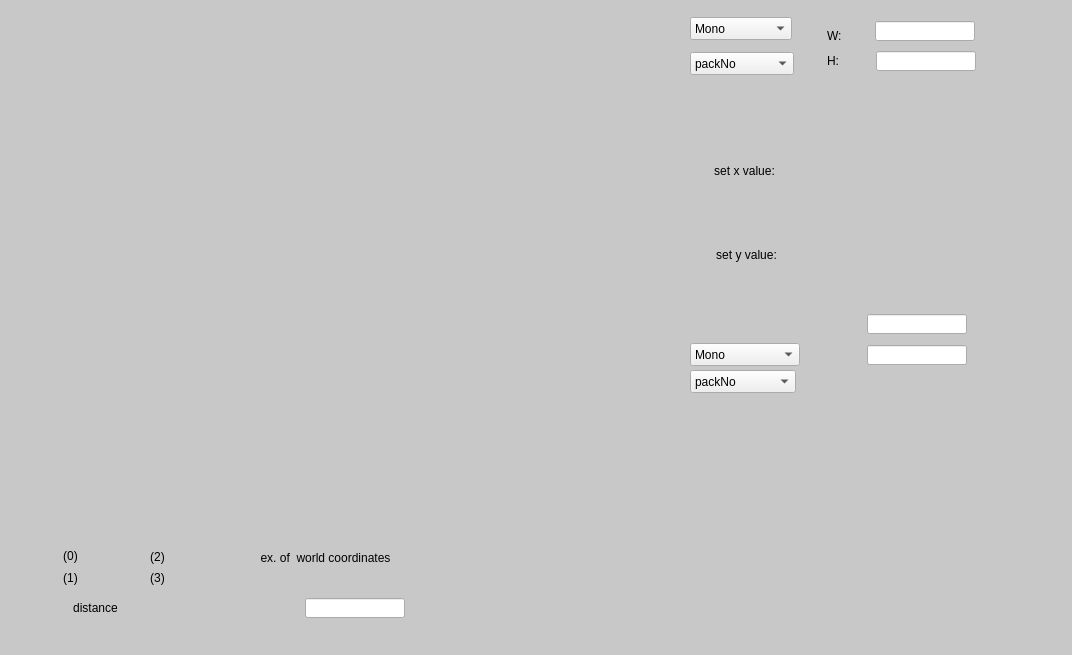
<?xml version="1.0" encoding="UTF-8"?>
<ui version="4.0">
 <class>MainWindow</class>
 <widget class="QMainWindow" name="MainWindow">
  <property name="geometry">
   <rect>
    <x>0</x>
    <y>0</y>
    <width>1072</width>
    <height>655</height>
   </rect>
  </property>
  <property name="styleSheet">
   <string>

QWidget#centralWidget {background: rgb(200, 200, 200);}

caTable {
        
       background: cornsilk;
       alternate-background-color: wheat;
}

caLineEdit {
     border-radius: 1px;
     background: lightyellow;
     color: black;
 }

caTextEntry {
    color: rgb(127, 0, 63);
    background-color: cornsilk;
    selection-color: #0a214c;
    selection-background-color: wheat;
    border: 1px groove black;
    border-radius: 1px;
    padding: 1px;
}

caTextEntry:focus {
    padding: 0px;
    border: 2px groove darkred;
    border-radius: 1px;
}

 
QPushButton {
      border-color: #00b;
      border-radius: 2px;
      padding: 3px;
      border-width: 1px;

	background: qlineargradient(spread:pad, x1:0, y1:0, x2:0, y2:1,
						   stop:0   rgba(224, 239, 255, 255),
						   stop:0.5 rgba(199, 215, 230, 255),
						   stop:1   rgba(184, 214, 236, 255));
}
QPushButton:hover {
	background: qlineargradient(spread:pad, x1:0, y1:0, x2:0, y2:1,
						stop:0   rgba(201, 226, 255, 255),
						stop:0.5 rgba(177, 204, 230, 255),
						stop:1   rgba(163, 205, 236, 255));
}
QPushButton:pressed {
	background: qlineargradient(spread:pad, x1:0, y1:0, x2:0, y2:1,
						stop:0   rgba(174, 219, 255, 255),
						stop:0.5 rgba(165, 199, 230, 255),
						stop:1   rgba(134, 188, 236, 255));
}

QPushButton:disabled {
	background: qlineargradient(spread:pad, x1:0, y1:0, x2:0, y2:1,
						stop:0   rgba(174, 219, 255, 255),
						stop:0.5 rgba(165, 199, 230, 255),
						stop:1   rgba(134, 188, 236, 255));
}

caChoice {
      background: qlineargradient(x1: 0, y1: 0, x2: 0, y2: 1,
                                  stop: 0 #E1E1E1, stop: 0.4 #DDDDDD,
                                  stop: 0.5 #D8D8D8, stop: 1.0 #D3D3D3);
}

  

caSlider::groove:horizontal {
border: 1px solid #bbb;
background: lightgrey;
height: 20px;
border-radius: 4px;
}

caSlider::handle:horizontal {
background: red;
border: 1px solid #777;
width: 13px;
margin-top: -2px;
margin-bottom: -2px;
border-radius: 2px;
}



</string>
  </property>
  <widget class="QWidget" name="centralWidget">
   <widget class="caFrame" name="caFrame_35">
    <property name="geometry">
     <rect>
      <x>1428</x>
      <y>785</y>
      <width>122</width>
      <height>62</height>
     </rect>
    </property>
   </widget>
   <widget class="caFrame" name="caframe">
    <property name="geometry">
     <rect>
      <x>8</x>
      <y>13</y>
      <width>676</width>
      <height>619</height>
     </rect>
    </property>
    <property name="backgroundMode">
     <enum>caFrame::Filled</enum>
    </property>
    <widget class="caCamera" name="cacamera">
     <property name="geometry">
      <rect>
       <x>24</x>
       <y>14</y>
       <width>652</width>
       <height>490</height>
      </rect>
     </property>
     <property name="channelData" stdset="0">
      <string notr="true">MTEST-CAQTDM-CAMERA:FPICTURE</string>
     </property>
     <property name="channelWidth" stdset="0">
      <string notr="true">MTEST-CAQTDM-CAMERA:WIDTH</string>
     </property>
     <property name="channelHeight" stdset="0">
      <string notr="true">MTEST-CAQTDM-CAMERA:HEIGHT</string>
     </property>
     <property name="simpleZoomedView" stdset="0">
      <bool>false</bool>
     </property>
     <property name="Zoom" stdset="0">
      <enum>caCamera::Yes</enum>
     </property>
     <property name="automaticLevels" stdset="0">
      <bool>true</bool>
     </property>
     <property name="minLevel">
      <string notr="true">800</string>
     </property>
     <property name="maxLevel">
      <string notr="true">4500</string>
     </property>
     <property name="colorMode" stdset="0">
      <enum>caCamera::RGB1_CA</enum>
     </property>
     <property name="packMode" stdset="0">
      <enum>caCamera::MSB12Bit</enum>
     </property>
     <property name="showComboBoxes">
      <bool>true</bool>
     </property>
     <property name="ColorMap" stdset="0">
      <enum>caCamera::as_is</enum>
     </property>
     <property name="ROI_readChannels" stdset="0">
      <string>FIGX;FIGY;FIGW;FIGH</string>
     </property>
     <property name="ROI_readmarkerType" stdset="0">
      <enum>caCamera::box_crosshairs</enum>
     </property>
     <property name="ROI_readType" stdset="0">
      <enum>caCamera::xy_only</enum>
     </property>
     <property name="ROI_writeChannels" stdset="0">
      <string notr="true">FIGX;FIGY;FIGW;FIGH;</string>
     </property>
     <property name="ROI_writemarkerType" stdset="0">
      <enum>caCamera::box_crosshairs</enum>
     </property>
     <property name="ROI_writeType" stdset="0">
      <enum>caCamera::xy_only</enum>
     </property>
    </widget>
    <widget class="caCalc" name="cacalc_10">
     <property name="geometry">
      <rect>
       <x>87</x>
       <y>555</y>
       <width>41</width>
       <height>16</height>
      </rect>
     </property>
     <property name="variable">
      <string notr="true">FIGY</string>
     </property>
    </widget>
    <widget class="caLineEdit" name="calineedit_24">
     <property name="geometry">
      <rect>
       <x>297</x>
       <y>585</y>
       <width>100</width>
       <height>20</height>
      </rect>
     </property>
     <property name="channel" stdset="0">
      <string notr="true">ACM:MOTOR</string>
     </property>
    </widget>
    <widget class="caLabel" name="calabel_28">
     <property name="geometry">
      <rect>
       <x>47</x>
       <y>533</y>
       <width>31</width>
       <height>20</height>
      </rect>
     </property>
     <property name="text">
      <string>(0)</string>
     </property>
     <property name="alignment">
      <set>Qt::AlignCenter</set>
     </property>
     <property name="background">
      <color alpha="0">
       <red>160</red>
       <green>160</green>
       <blue>164</blue>
      </color>
     </property>
    </widget>
    <widget class="caChoice" name="cachoice_14">
     <property name="geometry">
      <rect>
       <x>456</x>
       <y>539</y>
       <width>62</width>
       <height>68</height>
      </rect>
     </property>
     <property name="channel" stdset="0">
      <string notr="true">MTEST-CAQTDM-CAMERA:CAMERA</string>
     </property>
     <property name="background">
      <color>
       <red>176</red>
       <green>176</green>
       <blue>176</blue>
      </color>
     </property>
     <property name="alignment">
      <enum>caChoice::center</enum>
     </property>
     <property name="colorMode">
      <enum>caChoice::Static</enum>
     </property>
     <property name="stackingMode" stdset="0">
      <enum>caChoice::Row</enum>
     </property>
     <property name="endBit">
      <number>1</number>
     </property>
    </widget>
    <widget class="caCalc" name="cacalc_11">
     <property name="geometry">
      <rect>
       <x>167</x>
       <y>535</y>
       <width>41</width>
       <height>16</height>
      </rect>
     </property>
     <property name="variable">
      <string notr="true">FIGW</string>
     </property>
    </widget>
    <widget class="caLabel" name="calabel_33">
     <property name="geometry">
      <rect>
       <x>57</x>
       <y>585</y>
       <width>61</width>
       <height>20</height>
      </rect>
     </property>
     <property name="text">
      <string>distance</string>
     </property>
     <property name="alignment">
      <set>Qt::AlignCenter</set>
     </property>
     <property name="background">
      <color alpha="0">
       <red>160</red>
       <green>160</green>
       <blue>164</blue>
      </color>
     </property>
    </widget>
    <widget class="caCalc" name="cacalc_9">
     <property name="geometry">
      <rect>
       <x>87</x>
       <y>535</y>
       <width>41</width>
       <height>16</height>
      </rect>
     </property>
     <property name="variable">
      <string notr="true">FIGX</string>
     </property>
    </widget>
    <widget class="caLabel" name="calabel_31">
     <property name="geometry">
      <rect>
       <x>134</x>
       <y>555</y>
       <width>31</width>
       <height>20</height>
      </rect>
     </property>
     <property name="text">
      <string>(3)</string>
     </property>
     <property name="alignment">
      <set>Qt::AlignCenter</set>
     </property>
     <property name="background">
      <color alpha="0">
       <red>160</red>
       <green>160</green>
       <blue>164</blue>
      </color>
     </property>
    </widget>
    <widget class="caCalc" name="cacalc_16">
     <property name="geometry">
      <rect>
       <x>127</x>
       <y>586</y>
       <width>91</width>
       <height>16</height>
      </rect>
     </property>
     <property name="variable">
      <string notr="true">myPython3</string>
     </property>
     <property name="calc">
      <string notr="true">%P/
#!/usr/bin/python
def PythonCalc(a, b, c, d):
	import decimal, math, sys
	e = pow(int(c-a),2)
	f =  pow(int(d-b),2)
	try:
		return  pow(e+f, 0.5)
	except:
		return float('NaN')
/
</string>
     </property>
     <property name="channel" stdset="0">
      <string notr="true">FIGX</string>
     </property>
     <property name="channelB">
      <string notr="true">FIGY</string>
     </property>
     <property name="channelC">
      <string notr="true">FIGW</string>
     </property>
     <property name="channelD">
      <string notr="true">FIGH</string>
     </property>
    </widget>
    <widget class="caCalc" name="cacalc_13">
     <property name="geometry">
      <rect>
       <x>237</x>
       <y>555</y>
       <width>41</width>
       <height>16</height>
      </rect>
     </property>
     <property name="variable">
      <string notr="true">FIGXW</string>
     </property>
     <property name="calc">
      <string notr="true">2*A</string>
     </property>
     <property name="channel" stdset="0">
      <string notr="true">FIGX</string>
     </property>
    </widget>
    <widget class="caCalc" name="cacalc_14">
     <property name="geometry">
      <rect>
       <x>237</x>
       <y>575</y>
       <width>41</width>
       <height>16</height>
      </rect>
     </property>
     <property name="variable">
      <string notr="true">FIGYW</string>
     </property>
     <property name="calc">
      <string notr="true">2*A</string>
     </property>
     <property name="channel" stdset="0">
      <string notr="true">FIGY</string>
     </property>
    </widget>
    <widget class="caLabel" name="calabel_32">
     <property name="geometry">
      <rect>
       <x>237</x>
       <y>535</y>
       <width>161</width>
       <height>20</height>
      </rect>
     </property>
     <property name="text">
      <string>ex. of  world coordinates</string>
     </property>
     <property name="alignment">
      <set>Qt::AlignCenter</set>
     </property>
     <property name="background">
      <color alpha="0">
       <red>160</red>
       <green>160</green>
       <blue>164</blue>
      </color>
     </property>
    </widget>
    <widget class="caLabel" name="calabel_29">
     <property name="geometry">
      <rect>
       <x>47</x>
       <y>555</y>
       <width>31</width>
       <height>20</height>
      </rect>
     </property>
     <property name="text">
      <string>(1)</string>
     </property>
     <property name="alignment">
      <set>Qt::AlignCenter</set>
     </property>
     <property name="background">
      <color alpha="0">
       <red>160</red>
       <green>160</green>
       <blue>164</blue>
      </color>
     </property>
    </widget>
    <widget class="caCalc" name="cacalc_12">
     <property name="geometry">
      <rect>
       <x>167</x>
       <y>555</y>
       <width>41</width>
       <height>16</height>
      </rect>
     </property>
     <property name="variable">
      <string notr="true">FIGH</string>
     </property>
    </widget>
    <widget class="caLabel" name="calabel_30">
     <property name="geometry">
      <rect>
       <x>134</x>
       <y>534</y>
       <width>31</width>
       <height>20</height>
      </rect>
     </property>
     <property name="text">
      <string>(2)</string>
     </property>
     <property name="alignment">
      <set>Qt::AlignCenter</set>
     </property>
     <property name="background">
      <color alpha="0">
       <red>160</red>
       <green>160</green>
       <blue>164</blue>
      </color>
     </property>
    </widget>
    <widget class="caCalc" name="cacalc_15">
     <property name="geometry">
      <rect>
       <x>297</x>
       <y>555</y>
       <width>71</width>
       <height>21</height>
      </rect>
     </property>
     <property name="variable">
      <string notr="true">ACM:MOTOR</string>
     </property>
     <property name="calc">
      <string notr="true">A</string>
     </property>
     <property name="channel" stdset="0">
      <string notr="true">myPython3</string>
     </property>
    </widget>
   </widget>
   <widget class="QComboBox" name="comboBox">
    <property name="geometry">
     <rect>
      <x>690</x>
      <y>17</y>
      <width>102</width>
      <height>23</height>
     </rect>
    </property>
    <item>
     <property name="text">
      <string>Mono</string>
     </property>
    </item>
    <item>
     <property name="text">
      <string>RGB1_CA</string>
     </property>
    </item>
    <item>
     <property name="text">
      <string>RGB2_CA</string>
     </property>
    </item>
    <item>
     <property name="text">
      <string>RGB3_CA</string>
     </property>
    </item>
    <item>
     <property name="text">
      <string>BayerRG_8</string>
     </property>
    </item>
    <item>
     <property name="text">
      <string>BayerGB_8</string>
     </property>
    </item>
    <item>
     <property name="text">
      <string>BayerGR_8</string>
     </property>
    </item>
    <item>
     <property name="text">
      <string>BayerBG_8</string>
     </property>
    </item>
    <item>
     <property name="text">
      <string>BayerRG_12</string>
     </property>
    </item>
    <item>
     <property name="text">
      <string>BayerGB_12</string>
     </property>
    </item>
    <item>
     <property name="text">
      <string>BayerGR_12</string>
     </property>
    </item>
    <item>
     <property name="text">
      <string>BayerBG_12</string>
     </property>
    </item>
    <item>
     <property name="text">
      <string>RGB_8</string>
     </property>
    </item>
    <item>
     <property name="text">
      <string>BGR_8</string>
     </property>
    </item>
    <item>
     <property name="text">
      <string>RGBA_8</string>
     </property>
    </item>
    <item>
     <property name="text">
      <string>BRGA_8</string>
     </property>
    </item>
    <item>
     <property name="text">
      <string>RGB12</string>
     </property>
    </item>
    <item>
     <property name="text">
      <string>YUV444</string>
     </property>
    </item>
    <item>
     <property name="text">
      <string>YUV422</string>
     </property>
    </item>
    <item>
     <property name="text">
      <string>YUV411</string>
     </property>
    </item>
    <item>
     <property name="text">
      <string>YUV421</string>
     </property>
    </item>
   </widget>
   <widget class="QComboBox" name="comboBox_2">
    <property name="geometry">
     <rect>
      <x>690</x>
      <y>52</y>
      <width>104</width>
      <height>23</height>
     </rect>
    </property>
    <item>
     <property name="text">
      <string>packNo</string>
     </property>
    </item>
    <item>
     <property name="text">
      <string>MSB12Bit</string>
     </property>
    </item>
    <item>
     <property name="text">
      <string>LSB12Bit</string>
     </property>
    </item>
    <item>
     <property name="text">
      <string>Reversed</string>
     </property>
    </item>
   </widget>
   <widget class="caLineEdit" name="calineedit">
    <property name="geometry">
     <rect>
      <x>875</x>
      <y>21</y>
      <width>100</width>
      <height>20</height>
     </rect>
    </property>
    <property name="channel" stdset="0">
     <string notr="true">MTEST-CAQTDM-CAMERA:WIDTH</string>
    </property>
   </widget>
   <widget class="caLineEdit" name="calineedit_2">
    <property name="geometry">
     <rect>
      <x>876</x>
      <y>51</y>
      <width>100</width>
      <height>20</height>
     </rect>
    </property>
    <property name="channel" stdset="0">
     <string notr="true">MTEST-CAQTDM-CAMERA:HEIGHT</string>
    </property>
   </widget>
   <widget class="caCamera" name="cacamera_2">
    <property name="geometry">
     <rect>
      <x>690</x>
      <y>400</y>
      <width>294</width>
      <height>229</height>
     </rect>
    </property>
    <property name="channelData" stdset="0">
     <string notr="true">MTEST-CAQTDM-CAMERA:FPICTURE</string>
    </property>
    <property name="channelWidth" stdset="0">
     <string notr="true">MTEST-CAQTDM-CAMERA:WIDTH</string>
    </property>
    <property name="channelHeight" stdset="0">
     <string notr="true">MTEST-CAQTDM-CAMERA:HEIGHT</string>
    </property>
    <property name="simpleZoomedView" stdset="0">
     <bool>true</bool>
    </property>
    <property name="Zoom" stdset="0">
     <enum>caCamera::Yes</enum>
    </property>
    <property name="automaticLevels" stdset="0">
     <bool>true</bool>
    </property>
    <property name="minLevel">
     <string notr="true">800</string>
    </property>
    <property name="maxLevel">
     <string notr="true">4500</string>
    </property>
    <property name="colorMode" stdset="0">
     <enum>caCamera::YUV422</enum>
    </property>
    <property name="packMode" stdset="0">
     <enum>caCamera::MSB12Bit</enum>
    </property>
    <property name="ColorMap" stdset="0">
     <enum>caCamera::as_is</enum>
    </property>
    <property name="ROI_readChannels" stdset="0">
     <string>FIGX;FIGY;FIGW;FIGH</string>
    </property>
    <property name="ROI_readmarkerType" stdset="0">
     <enum>caCamera::box_crosshairs</enum>
    </property>
    <property name="ROI_readType" stdset="0">
     <enum>caCamera::xycenter_width_height</enum>
    </property>
    <property name="ROI_writeChannels" stdset="0">
     <string notr="true">FIGX;FIGY;FIGW;FIGH;</string>
    </property>
    <property name="ROI_writemarkerType" stdset="0">
     <enum>caCamera::box</enum>
    </property>
    <property name="ROI_writeType" stdset="0">
     <enum>caCamera::xycenter_width_height</enum>
    </property>
   </widget>
   <widget class="QComboBox" name="comboBox_3">
    <property name="geometry">
     <rect>
      <x>690</x>
      <y>343</y>
      <width>110</width>
      <height>23</height>
     </rect>
    </property>
    <item>
     <property name="text">
      <string>Mono</string>
     </property>
    </item>
    <item>
     <property name="text">
      <string>RGB1_CA</string>
     </property>
    </item>
    <item>
     <property name="text">
      <string>RGB2_CA</string>
     </property>
    </item>
    <item>
     <property name="text">
      <string>RGB3_CA</string>
     </property>
    </item>
    <item>
     <property name="text">
      <string>BayerRG_8</string>
     </property>
    </item>
    <item>
     <property name="text">
      <string>BayerGB_8</string>
     </property>
    </item>
    <item>
     <property name="text">
      <string>BayerGR_8</string>
     </property>
    </item>
    <item>
     <property name="text">
      <string>BayerBG_8</string>
     </property>
    </item>
    <item>
     <property name="text">
      <string>BayerRG_12</string>
     </property>
    </item>
    <item>
     <property name="text">
      <string>BayerGB_12</string>
     </property>
    </item>
    <item>
     <property name="text">
      <string>BayerGR_12</string>
     </property>
    </item>
    <item>
     <property name="text">
      <string>BayerBG_12</string>
     </property>
    </item>
    <item>
     <property name="text">
      <string>RGB_8</string>
     </property>
    </item>
    <item>
     <property name="text">
      <string>BGR_8</string>
     </property>
    </item>
    <item>
     <property name="text">
      <string>RGBA_8</string>
     </property>
    </item>
    <item>
     <property name="text">
      <string>BRGA_8</string>
     </property>
    </item>
    <item>
     <property name="text">
      <string>RGB12</string>
     </property>
    </item>
    <item>
     <property name="text">
      <string>YUV444</string>
     </property>
    </item>
    <item>
     <property name="text">
      <string>YUV422</string>
     </property>
    </item>
    <item>
     <property name="text">
      <string>YUV411</string>
     </property>
    </item>
    <item>
     <property name="text">
      <string>YUV421</string>
     </property>
    </item>
   </widget>
   <widget class="QComboBox" name="comboBox_4">
    <property name="geometry">
     <rect>
      <x>690</x>
      <y>370</y>
      <width>106</width>
      <height>23</height>
     </rect>
    </property>
    <item>
     <property name="text">
      <string>packNo</string>
     </property>
    </item>
    <item>
     <property name="text">
      <string>MSB12Bit</string>
     </property>
    </item>
    <item>
     <property name="text">
      <string>LSB12Bit</string>
     </property>
    </item>
    <item>
     <property name="text">
      <string>Reversed</string>
     </property>
    </item>
   </widget>
   <widget class="caLabel" name="calabel_2">
    <property name="geometry">
     <rect>
      <x>827</x>
      <y>22</y>
      <width>40</width>
      <height>28</height>
     </rect>
    </property>
    <property name="text">
     <string>W:</string>
    </property>
   </widget>
   <widget class="caLabel" name="calabel_3">
    <property name="geometry">
     <rect>
      <x>827</x>
      <y>47</y>
      <width>40</width>
      <height>28</height>
     </rect>
    </property>
    <property name="text">
     <string>H:</string>
    </property>
   </widget>
   <widget class="caApplyNumeric" name="caapplynumeric">
    <property name="geometry">
     <rect>
      <x>816</x>
      <y>138</y>
      <width>175</width>
      <height>62</height>
     </rect>
    </property>
    <property name="integerDigits" stdset="0">
     <number>6</number>
    </property>
    <property name="decimalDigits" stdset="0">
     <number>0</number>
    </property>
    <property name="channel" stdset="0">
     <string notr="true">roi:x</string>
    </property>
    <property name="precisionMode">
     <enum>caApplyNumeric::User</enum>
    </property>
    <property name="fixedFormat">
     <bool>true</bool>
    </property>
    <property name="limitsMode">
     <enum>caApplyNumeric::User</enum>
    </property>
    <property name="minValue">
     <double>0.000000000000000</double>
    </property>
   </widget>
   <widget class="caApplyNumeric" name="caapplynumeric_2">
    <property name="geometry">
     <rect>
      <x>817</x>
      <y>220</y>
      <width>175</width>
      <height>62</height>
     </rect>
    </property>
    <property name="integerDigits" stdset="0">
     <number>6</number>
    </property>
    <property name="decimalDigits" stdset="0">
     <number>0</number>
    </property>
    <property name="channel" stdset="0">
     <string notr="true">roi:y</string>
    </property>
    <property name="precisionMode">
     <enum>caApplyNumeric::User</enum>
    </property>
    <property name="fixedFormat">
     <bool>true</bool>
    </property>
    <property name="limitsMode">
     <enum>caApplyNumeric::User</enum>
    </property>
    <property name="minValue">
     <double>0.000000000000000</double>
    </property>
   </widget>
   <widget class="caLabel" name="calabel_34">
    <property name="geometry">
     <rect>
      <x>696</x>
      <y>156</y>
      <width>97</width>
      <height>30</height>
     </rect>
    </property>
    <property name="text">
     <string>set x value:</string>
    </property>
    <property name="alignment">
     <set>Qt::AlignCenter</set>
    </property>
    <property name="background">
     <color alpha="0">
      <red>160</red>
      <green>160</green>
      <blue>164</blue>
     </color>
    </property>
   </widget>
   <widget class="caLabel" name="calabel_35">
    <property name="geometry">
     <rect>
      <x>698</x>
      <y>240</y>
      <width>97</width>
      <height>30</height>
     </rect>
    </property>
    <property name="text">
     <string>set y value:</string>
    </property>
    <property name="alignment">
     <set>Qt::AlignCenter</set>
    </property>
    <property name="background">
     <color alpha="0">
      <red>160</red>
      <green>160</green>
      <blue>164</blue>
     </color>
    </property>
   </widget>
   <widget class="caLineEdit" name="calineedit_25">
    <property name="geometry">
     <rect>
      <x>867</x>
      <y>314</y>
      <width>100</width>
      <height>20</height>
     </rect>
    </property>
    <property name="channel" stdset="0">
     <string notr="true">roi:x</string>
    </property>
   </widget>
   <widget class="caLineEdit" name="calineedit_26">
    <property name="geometry">
     <rect>
      <x>867</x>
      <y>345</y>
      <width>100</width>
      <height>20</height>
     </rect>
    </property>
    <property name="channel" stdset="0">
     <string notr="true">roi:y</string>
    </property>
   </widget>
  </widget>
 </widget>
 <customwidgets>
  <customwidget>
   <class>caApplyNumeric</class>
   <extends>QWidget</extends>
   <header>caApplyNumeric</header>
  </customwidget>
  <customwidget>
   <class>caChoice</class>
   <extends>QWidget</extends>
   <header>caChoice</header>
  </customwidget>
  <customwidget>
   <class>caFrame</class>
   <extends>QFrame</extends>
   <header>caFrame</header>
   <container>1</container>
  </customwidget>
  <customwidget>
   <class>caLabel</class>
   <extends>QLabel</extends>
   <header>caLabel</header>
  </customwidget>
  <customwidget>
   <class>caLineEdit</class>
   <extends>QLineEdit</extends>
   <header>caLineEdit</header>
  </customwidget>
  <customwidget>
   <class>caCamera</class>
   <extends>QWidget</extends>
   <header>caCamera</header>
  </customwidget>
  <customwidget>
   <class>caCalc</class>
   <extends>QLabel</extends>
   <header>caCalc</header>
  </customwidget>
 </customwidgets>
 <resources/>
 <connections>
  <connection>
   <sender>comboBox_2</sender>
   <signal>activated(QString)</signal>
   <receiver>cacamera</receiver>
   <slot>setPackingmodeStr(QString)</slot>
   <hints>
    <hint type="sourcelabel">
     <x>730</x>
     <y>64</y>
    </hint>
    <hint type="destinationlabel">
     <x>578</x>
     <y>164</y>
    </hint>
   </hints>
  </connection>
  <connection>
   <sender>comboBox</sender>
   <signal>activated(QString)</signal>
   <receiver>cacamera</receiver>
   <slot>setDecodemodeStr(QString)</slot>
   <hints>
    <hint type="sourcelabel">
     <x>743</x>
     <y>33</y>
    </hint>
    <hint type="destinationlabel">
     <x>592</x>
     <y>133</y>
    </hint>
   </hints>
  </connection>
  <connection>
   <sender>cacalc_9</sender>
   <signal>changeValue(double)</signal>
   <receiver>caapplynumeric</receiver>
   <slot>UpdateDisplayedValue(double)</slot>
   <hints>
    <hint type="sourcelabel">
     <x>131</x>
     <y>557</y>
    </hint>
    <hint type="destinationlabel">
     <x>855</x>
     <y>169</y>
    </hint>
   </hints>
  </connection>
  <connection>
   <sender>comboBox</sender>
   <signal>activated(QString)</signal>
   <receiver>cacamera_2</receiver>
   <slot>setDecodemodeStr(QString)</slot>
   <hints>
    <hint type="sourcelabel">
     <x>765</x>
     <y>31</y>
    </hint>
    <hint type="destinationlabel">
     <x>966</x>
     <y>414</y>
    </hint>
   </hints>
  </connection>
  <connection>
   <sender>comboBox_2</sender>
   <signal>activated(QString)</signal>
   <receiver>cacamera_2</receiver>
   <slot>setPackingmodeStr(QString)</slot>
   <hints>
    <hint type="sourcelabel">
     <x>765</x>
     <y>66</y>
    </hint>
    <hint type="destinationlabel">
     <x>823</x>
     <y>430</y>
    </hint>
   </hints>
  </connection>
  <connection>
   <sender>cacalc_10</sender>
   <signal>changeValue(double)</signal>
   <receiver>caapplynumeric_2</receiver>
   <slot>UpdateDisplayedValue(double)</slot>
   <hints>
    <hint type="sourcelabel">
     <x>102</x>
     <y>579</y>
    </hint>
    <hint type="destinationlabel">
     <x>857</x>
     <y>251</y>
    </hint>
   </hints>
  </connection>
 </connections>
</ui>
